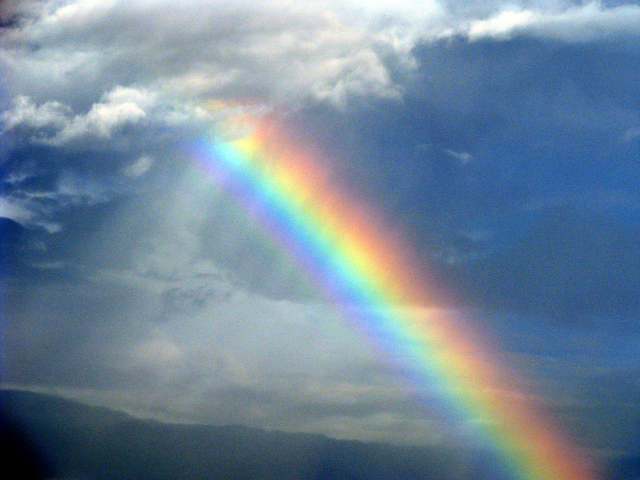
#> input picture assets/image-samples/img3.jpg, 1280 x 960 px (shown at 1/2 size)
$ jupyter execute 2-color-transforms.ipynb
#> lines starting #> are read from the running program, lines starting #| are printed output that depends on the picture
# Image Enhancing

[cell 1]
# This will import Image and ImageEnhance modules
import matplotlib.pyplot as plt
from PIL import Image, ImageEnhance

# Opening Image
im = Image.open('../assets/image-samples/img3.jpg')
#> im is the input picture: PIL image 1280x960 RGB; mean R, G, B 114.3, 135.5, 154.3

# Creating object of Color class
im3 = ImageEnhance.Color(im)

# showing resultant image
img = im3.enhance(2.0)
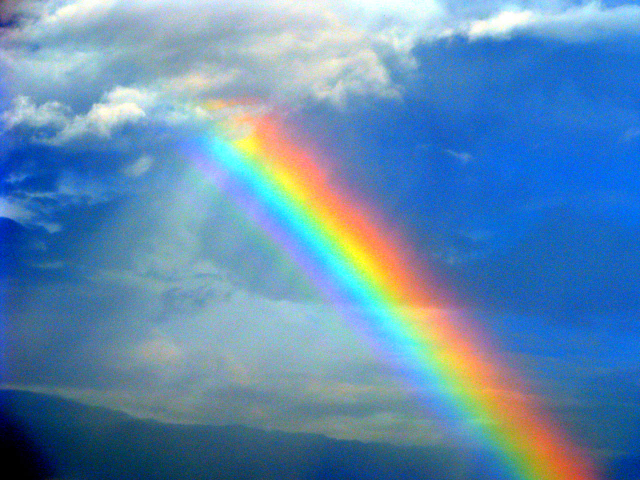
#> img: PIL image 1280x960 RGB (shown at 1/2 size); mean R, G, B 97.3, 139.5, 176.2

plt.subplot(221),plt.imshow(img)
plt.subplot(222),plt.imshow((im))
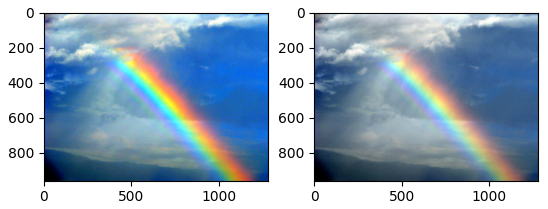
#> figure drawn by matplotlib, 2 panels

$ run again, with assets/image-samples/img4.jpg copied over assets/image-samples/img3.jpg
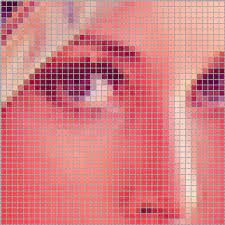
#> input picture assets/image-samples/img4.jpg, 225 x 225 px
#> im is the input picture: PIL image 225x225 RGB; mean R, G, B 213.2, 127.3, 130.2
#> `img = im3.enhance(2.0)`:
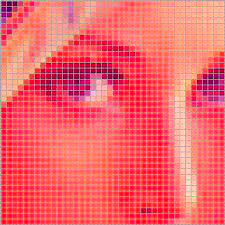
#> img: PIL image 225x225 RGB; mean R, G, B 243.4, 102, 107.1
#> `[cell 1] # This will import Image and ImageEnhance modules import matp..`:
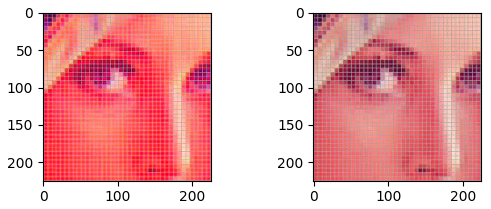
#> figure drawn by matplotlib, 2 panels

$ run again, with assets/image-samples/img5.jpg copied over assets/image-samples/img3.jpg
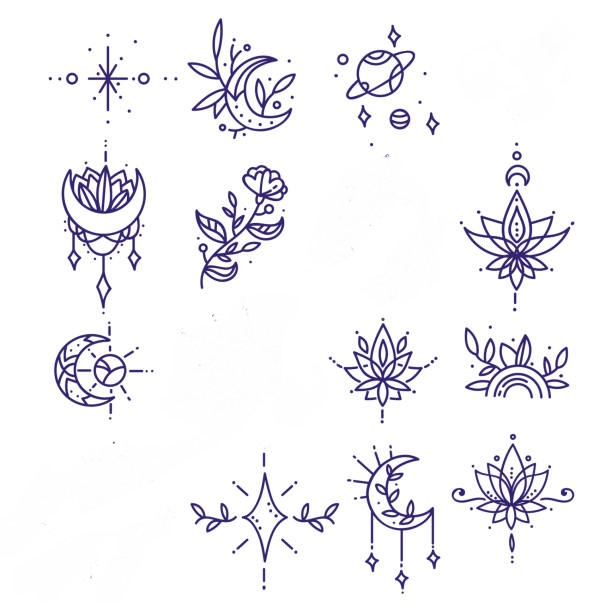
#> input picture assets/image-samples/img5.jpg, 612 x 612 px
#> im is the input picture: PIL image 612x612 RGB; mean R, G, B 242.1, 241.4, 245.1
#> `img = im3.enhance(2.0)`:
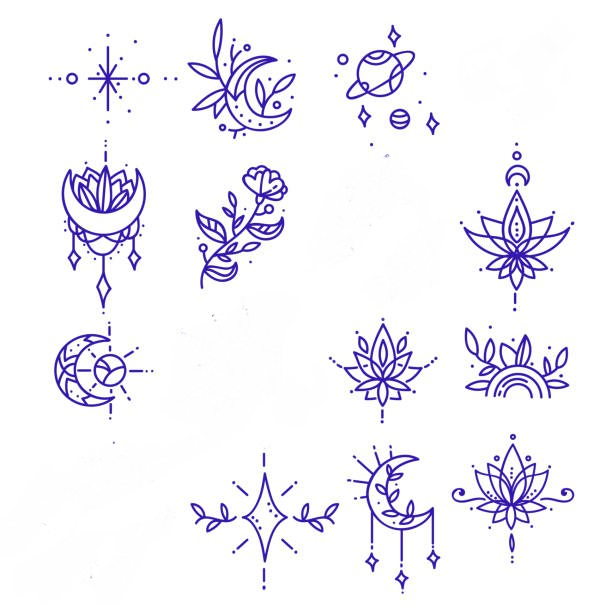
#> img: PIL image 612x612 RGB; mean R, G, B 242.2, 240.7, 247.8
#> `[cell 1] # This will import Image and ImageEnhance modules import matp..`:
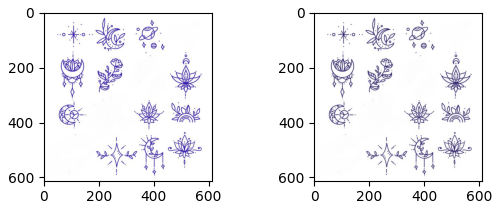
#> figure drawn by matplotlib, 2 panels

$ run again, with assets/image-samples/img6.jpg copied over assets/image-samples/img3.jpg
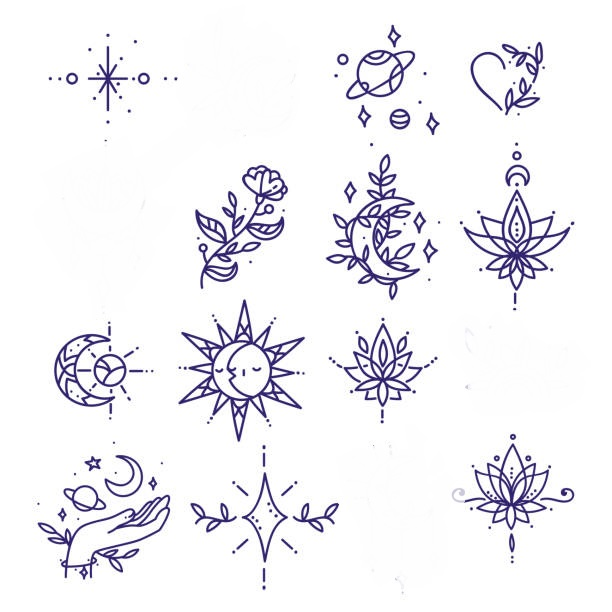
#> input picture assets/image-samples/img6.jpg, 612 x 612 px
#> im is the input picture: PIL image 612x612 RGB; mean R, G, B 241.5, 240.7, 244.6
#> `img = im3.enhance(2.0)`:
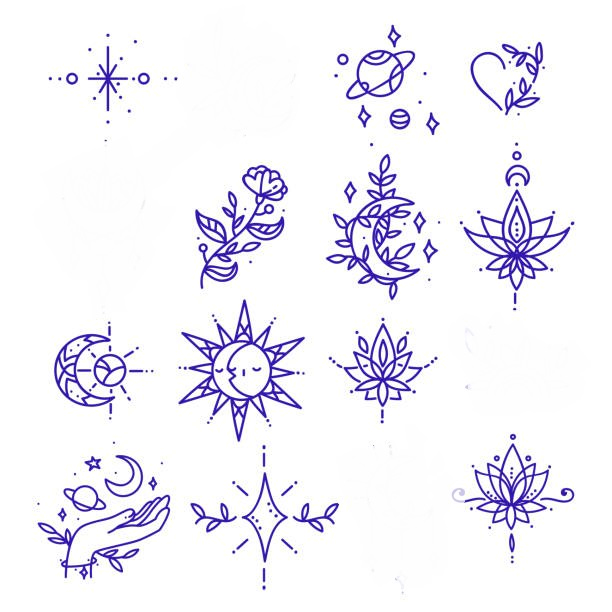
#> img: PIL image 612x612 RGB; mean R, G, B 241.5, 240, 247.5
#> `[cell 1] # This will import Image and ImageEnhance modules import matp..`:
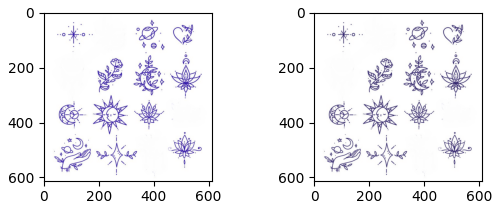
#> figure drawn by matplotlib, 2 panels
